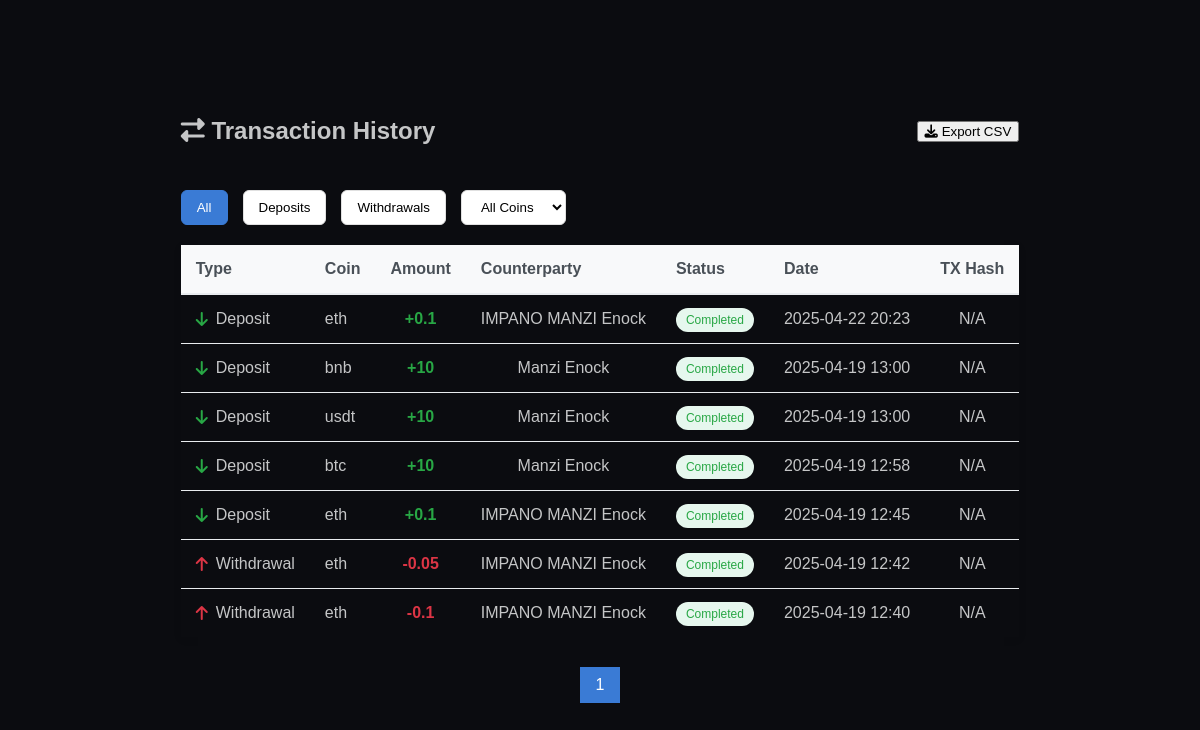
Page /account/transactions (signed in) on the committed database.
### db/models.py (models this page shows, shortened)
class User(UserMixin, db.Model):
    __tablename__ = 'users'
    id = db.Column(db.Integer, primary_key=True)
    full_name = db.Column(db.String(255), nullable=False)
    email = db.Column(db.String(255), nullable=False, unique=True)
    password = db.Column(db.String(255), nullable=False)
    withdraw_password = db.Column(db.String(255), nullable=False)
    role = db.Column(SQLAlchemyEnum(UserRole), nullable=False, default=UserRole.USER)
    created_at = db.Column(db.DateTime, default=datetime.utcnow)
    updated_at = db.Column(db.DateTime, default=datetime.utcnow, onupdate=datetime.utcnow)
    kyc = db.relationship('KYC', back_populates='user', uselist=False, cascade='all, delete-orphan')
    account = db.relationship('Account', back_populates='user', uselist=False)
    btc_wallet = db.relationship('BTCWallet', back_populates='user', cascade='all, delete-orphan', uselist=False)
    eth_wallet = db.relationship('ETHWallet', back_populates='user', cascade='all, delete-orphan',uselist=False)
    usdt_wallet = db.relationship('USDTWallet', back_populates='user', cascade='all, delete-orphan',uselist=False)
    bnb_wallet= db.relationship('BNBWallet', back_populates='user', cascade='all, delete-orphan',uselist=False)

### blueprints/account.py (the view)
@account_bprt.route('/transactions')
@login_required
def transactions():
    page = request.args.get('page', 1, type=int)
    per_page = 10  # Transactions per page
    user_transactions = Transaction.query.filter(
        or_(
            Transaction.sender_id == current_user.id,
            Transaction.receiver_id == current_user.id
        )
    ).order_by(
        Transaction.created_at.desc()
    ).paginate(page=page, per_page=per_page, error_out=False)
    formatted_transactions = []
    for tx in user_transactions.items:
        if tx.sender_id == current_user.id:
            tx_type = "Withdrawal"
            counterparty = tx.receiver.full_name if tx.receiver else "External"
        else:
            tx_type = "Deposit"
            counterparty = tx.sender.full_name if tx.sender else "External"
        formatted_transactions.append({
            "id": tx.id,
            "type": tx_type,
            "coin": tx.coin.value,  #
            "amount": format(tx.amount, '.8f').rstrip('0').rstrip('.') if '.' in format(tx.amount, '.8f') else format(tx.amount, '.8f'),
            "counterparty": counterparty,
            "status": tx.status.capitalize(),
            "date": tx.created_at.strftime("%Y-%m-%d %H:%M"),
            "tx_hash": tx.tx_hash,
            "is_incoming": tx.receiver_id == current_user.id
        })
    return render_template(
        'user/transaction_history.html',
        transactions=formatted_transactions,
        pagination=user_transactions
    )

### app.py (called while the page is built)
@login_manager.user_loader
def load_user(user_id):
    return User.query.get(int(user_id))

### templates/user/transaction_history.html (shortened to what this page needs)
<!DOCTYPE html>
<html lang="en">
<head>
    <link rel="stylesheet" href="https://cdnjs.cloudflare.com/ajax/libs/font-awesome/6.4.0/css/all.min.css">
    <link rel="stylesheet" href="{{ url_for('static', filename='css/user/profile_kyc.css') }}">
</head>
<body>
    <div class="transaction-history">
        <div class="transaction-header">
            <h2><i class="fas fa-exchange-alt"></i> Transaction History</h2>
            <div>
                <button class="btn btn-primary">
                    <i class="fas fa-download"></i> Export CSV
                </button>
            </div>
        </div>
        <div class="transaction-filters">
            <button class="filter-btn active">All</button>
            <button class="filter-btn">Deposits</button>
            <button class="filter-btn">Withdrawals</button>
            <select class="filter-btn">
                <option>All Coins</option>
            </select>
        </div>
        {% if transactions %}
        <div class="table-responsive">
            <table class="transaction-table">
                <thead>
                    <tr>
                        <th>Type</th>
                        <th>Coin</th>
                        <th>Amount</th>
                        <th>Counterparty</th>
                        <th>Status</th>
                        <th>Date</th>
                        <th>TX Hash</th>
                    </tr>
                </thead>
                <tbody>
                    {% for tx in transactions %}
                    <tr>
                        <td>
                            <div class="tx-type">
                                {% if tx.is_incoming %}
                                    <i class="fas fa-arrow-down" style="color: #28a745;"></i> Deposit
                                {% else %}
                                    <i class="fas fa-arrow-up" style="color: #dc3545;"></i> Withdrawal
                                {% endif %}
                            </div>
                        </td>
                        <td>
                            <div style="display: flex; align-items: center; gap: 8px;">
                                {{ tx.coin }}
                            </div>
                        </td>
                        <td class="tx-amount {% if tx.is_incoming %}incoming{% else %}outgoing{% endif %}">
                            {% if tx.is_incoming %}+{% else %}-{% endif %}{{ tx.amount }}
                        </td>
                        <td>{{ tx.counterparty }}</td>
                        <td>
                            <span class="status-badge status-{{ tx.status|lower }}">
                                {{ tx.status }}
                            </span>
                        </td>
                        <td>{{ tx.date }}</td>
                        <td>
                            {% if tx.tx_hash %}
                            <a href="#" class="tx-hash" title="View on blockchain explorer">
                                {{ tx.tx_hash|truncate(10, True, '...') }}
                            </a>
                            {% else %}
                            N/A
                            {% endif %}
                        </td>
                    </tr>
                    {% endfor %}
                </tbody>
            </table>
        </div>
        {% if pagination %}
        <div class="pagination">
            {% for page_num in pagination.iter_pages(left_edge=1, right_edge=1, left_current=2, right_current=2) %}
                {% if page_num %}
                    {% if pagination.page == page_num %}
                        <span class="active">{{ page_num }}</span>
                    {% else %}
                        <a href="{{ url_for('account.transactions', page=page_num) }}">{{ page_num }}</a>
                    {% endif %}
                {% else %}
                    <span>...</span>
                {% endif %}
            {% endfor %}
        </div>
        {% endif %}
        {% else %}
        <div class="no-transactions">
            <i class="fas fa-exchange-alt" style="font-size: 48px; margin-bottom: 15px;"></i>
            <h3>No transactions yet</h3>
            <p>Your transaction history will appear here once you make your first deposit or withdrawal.</p>
        </div>
        {% endif %}
    </div>
</body>
</html>

### static/css/user/profile_kyc.css (style rules this page uses)
body { background-color: #0b0c10; color: #c5c6c7; font-family: 'Orbitron', sans-serif; margin: 0; padding: 0; min-height: 100vh; display: flex; justify-content: center; align-items: center; }
.transaction-table { width: 100%; border-collapse: collapse; margin-top: 20px; }
.transaction-table th, .transaction-table td { padding: 12px; text-align: center; border-bottom: 1px solid #444; }
.transaction-table th { background-color: #222; color: #00ff99; font-weight: bold; }

### templates/user/transaction_history.html (style rules this page uses)
.transaction-history { max-width: 1200px; margin: 0 auto; padding: 20px; }
.transaction-header { display: flex; justify-content: space-between; align-items: center; margin-bottom: 25px; }
.transaction-filters { display: flex; gap: 15px; margin-bottom: 20px; }
.filter-btn { padding: 8px 15px; border-radius: 6px; border: 1px solid #e0e0e0; background: white; cursor: pointer; transition: all 0.3s; }
.filter-btn.active { background: #3a7bd5; color: white; border-color: #3a7bd5; }
.transaction-table { width: 100%; border-collapse: collapse; box-shadow: 0 2px 10px rgba(0,0,0,0.05); }
.transaction-table th { text-align: left; padding: 15px; background: #f8f9fa; font-weight: 600; color: #495057; border-bottom: 2px solid #e9ecef; }
.transaction-table td { padding: 15px; border-bottom: 1px solid #e9ecef; vertical-align: middle; }
.transaction-table tr:last-child td { border-bottom: none; }
.tx-type { display: flex; align-items: center; gap: 8px; font-weight: 500; }
.tx-amount { font-weight: 600; }
.tx-amount.incoming { color: #28a745; }
.tx-amount.outgoing { color: #dc3545; }
.status-badge { padding: 5px 10px; border-radius: 12px; font-size: 12px; font-weight: 500; }
.status-completed { background: #e6f7ee; color: #28a745; }
.pagination { display: flex; justify-content: center; margin-top: 30px; gap: 5px; }
.pagination a, .pagination span { padding: 8px 15px; border: 1px solid #dee2e6; color: #3a7bd5; text-decoration: none; }
.pagination .active { background: #3a7bd5; color: white; border-color: #3a7bd5; }

### rows in the picture
User: shows "Deposit", coin "eth", amount "0.1", counterparty "IMPANO MANZI Enock", status "Completed", date "2025-04-22 20:23"
User: shows "Deposit", coin "bnb", amount "10", counterparty "Manzi Enock", status "Completed", date "2025-04-19 13:00", coin "usdt", coin "btc", date "2025-04-19 12:58"
User: shows "Deposit", coin "eth", amount "0.1", counterparty "IMPANO MANZI Enock", status "Completed", date "2025-04-19 12:45", amount "0.05", date "2025-04-19 12:42", date "2025-04-19 12:40"

### other values in the picture
{{ page_num }} "1"
